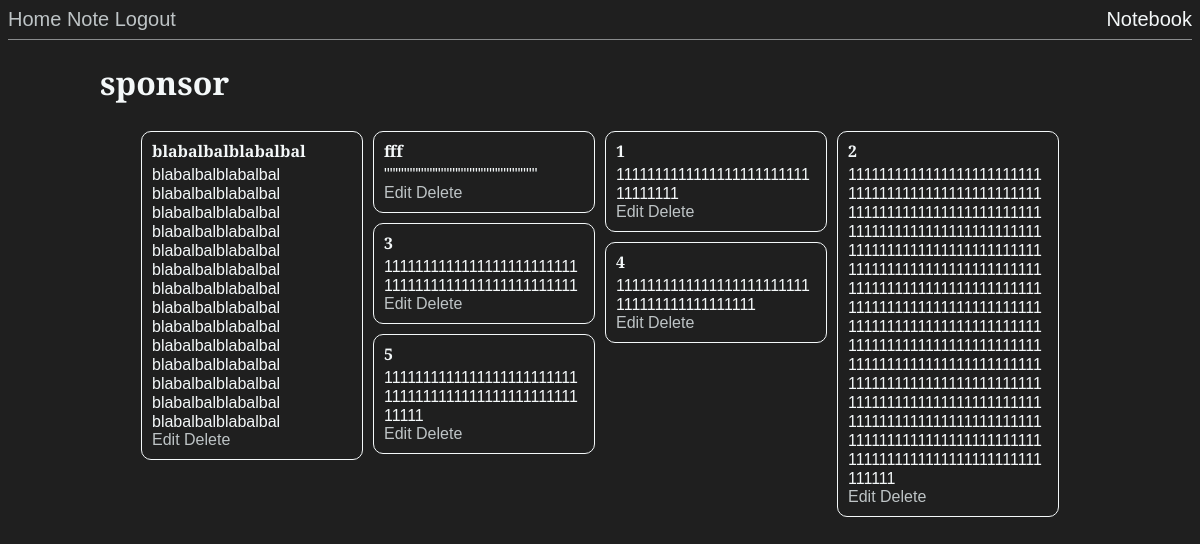
The page /index (signed in) on the database as committed earlier.
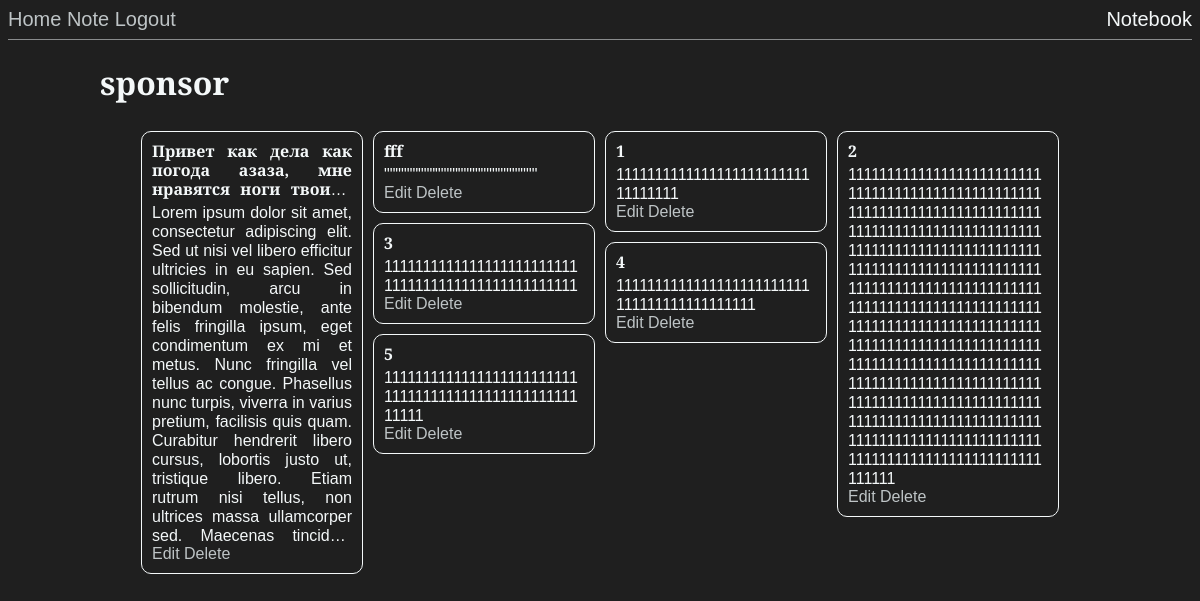
The same page on the database as committed later.
### app/models.py (models this page shows, shortened)
class User(UserMixin, db.Model):
    id = db.Column(db.Integer, primary_key=True)
    username = db.Column(db.String(64), index=True, unique=True)
    email = db.Column(db.String(120), index=True, unique=True)
    password_hash = db.Column(db.String(128))
    notes = db.relationship('Note', backref='author', lazy='dynamic')

class Note(db.Model):
    id = db.Column(db.Integer, primary_key=True)
    header = db.Column(db.String(64))
    body = db.Column(db.String(140))
    timestamp = db.Column(db.DateTime, index=True, default=datetime.utcnow)
    user_id = db.Column(db.Integer, db.ForeignKey('user.id'))

### app/routes.py (the view)
@app.route('/')
@app.route('/index')
@login_required
def index():
    user = User.query.filter_by(username=current_user.username).first_or_404()
    return render_template('index.html', title='Home', notes=push_notes(user))

### app/models.py (called while the page is built)
@login.user_loader
def load_user(id):
    return User.query.get(int(id))

### app/routes.py (called while the page is built)
def push_notes(user):
    all_notes = []
    notes = user.notes.all()
    for n in notes:
        all_notes.append({'id': n.id, 'header': n.header, 'body': n.body})
    return all_notes

### app/templates/index.html
{% extends "base.html" %}
{% block content %}
    <h1>{{ current_user.username }}</h1>
    <div class="note_blocks" data-masonry='{ "itemSelector": ".note_block", "columnWidth": ".note_block", "isFitWidth": "true" }'>
        {% for note in notes %}
            <div class="note_block">
                <p class="note_header"><b>{{ note.header }}</b></p>
                <p class="note_body">{{ note.body }}</p>
                <p><a href="{{ url_for('note_edit', username=current_user.username, id=note.id) }}">Edit</a>
                <a href="{{ url_for('note_delete', username=current_user.username, id=note.id) }}">Delete</a></p>
            </div>
        {% endfor %}
    </div>
{% endblock %}

### app/templates/base.html (shortened to what this page needs)
<html>
<head>
    <link rel="stylesheet" type="text/css" href="{{ url_for('static', filename='css/styles.css') }}"/>
</head>
<body>
<header>
    <a href="{{ url_for('index') }}">Home</a>
    {% if current_user.is_anonymous %}
        <a href="{{ url_for('login') }}">Login</a>
    {% else %}
        <a href="{{ url_for('note', username=current_user.username) }}">Note</a>
        <a href="{{ url_for('logout') }}">Logout</a>
    {% endif %}
    <span>Notebook</span>
</header>
<hr>
<div class="content">
    {% block content %}{% endblock %}
</div>
</body>
</html>

### app/static/css/styles.css (style rules this page uses)
body { background-color: #1f1f1f; color: #f4f8f9; font-family: 'Alegreya Sans', sans-serif, "Lucida Sans Unicode"; text-align: justify; }
.content { max-width: 1000px; margin: 0 auto; }
header { font-size: 20px; }
header span { float: right; }
a { color: #bec4c6; text-decoration: none; }
hr { border: 0; height: 1px; background: #f4f8f9; opacity: 0.5; }
.note_blocks { margin: 0 auto; }
.note_block p { margin: 0; word-wrap: break-word; }
.note_block { float: left; height: max-content; width: 200px; padding: 10px; border: 1px solid; border-radius: 10px; background: #1f1f1f; color: #f4f8f9; margin: 5px; backface-visibility: hidden; transition-duration: 300ms; }
.note_header { max-height: calc(19px * 3); overflow: hidden; line-height: 19px; display: -webkit-box; -webkit-line-clamp: 3; -webkit-box-orient: vertical; }
.note_body { padding-top: 4px; max-height: calc(19px * 18); overflow: hidden; line-height: 19px; display: -webkit-box; -webkit-line-clamp: 18; -webkit-box-orient: vertical; }

Rows that differ between the two databases and show on the page:
changed Note: header "blabalbalblabalbal" → "Привет как дела как погода азаза, мне нравятся ноги твои…"; body "blabalbalblabalbal blabalbalblabalbal blabalbalblabalbal blabalbalblabalbal blabalbalblabalbal blabalbalblabalbal blabalbalblabalbal blabalbalblabalbal blabalbalblabalbal blabalbalblabalbal blabalbalblabalbal blabalbalblabalbal blabalbalblabalbal blabalbalblabalbal" → "Lorem ipsum dolor sit amet, consectetur adipiscing elit. Sed ut nisi vel libero efficitur ultricies in eu sapien. Sed sollicitudin, arcu in bibendum molestie, ante felis fringilla ipsum, eget condimentum ex mi et metus. Nunc fringilla vel tellus ac congue. Phasellus nunc turpis, viverra in varius pretium, facilisis quis quam. Curabitur hendrerit libero cursus, lobortis justo ut, tristique libero. Etiam rutrum nisi tellus, non ultrices massa ullamcorper sed. Maecenas…"
